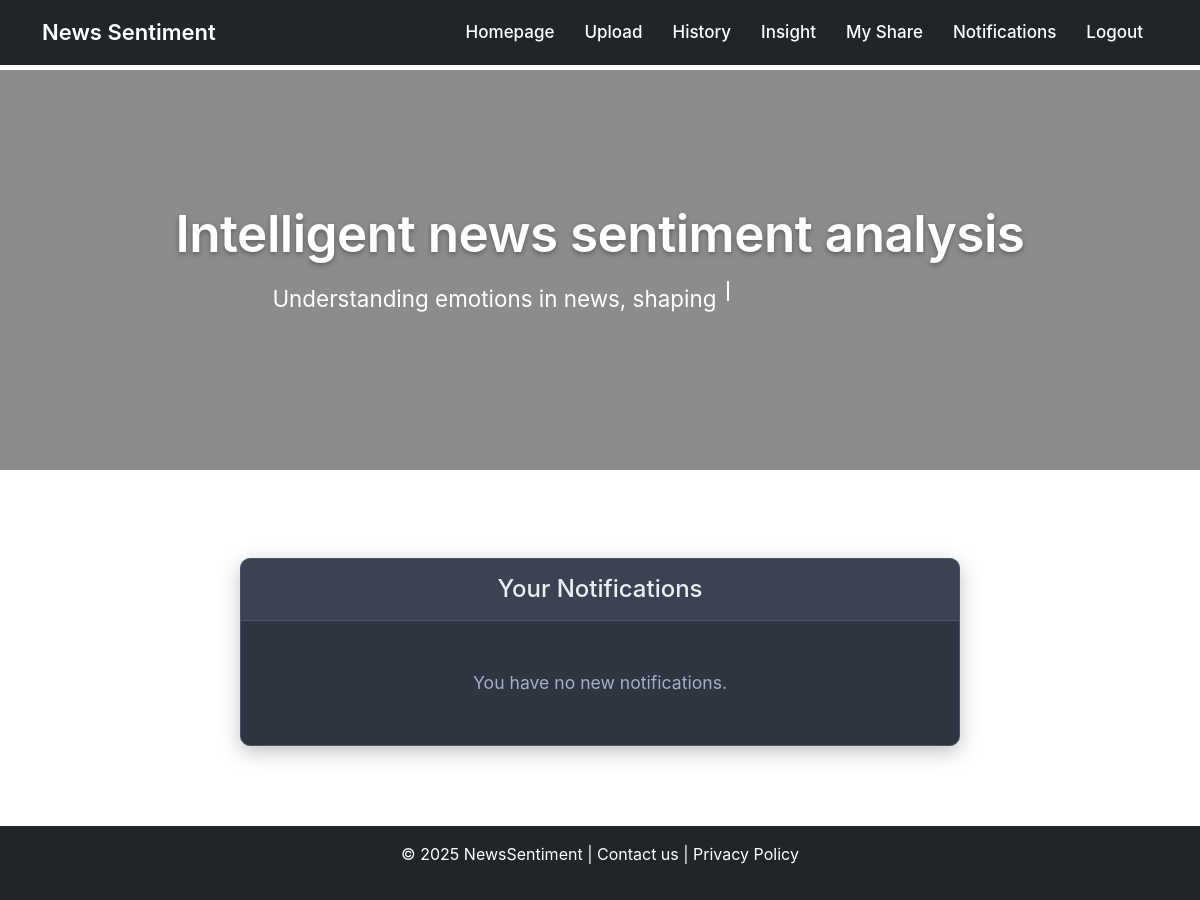
The page /notifications/notifications (signed in) on the database as committed earlier.
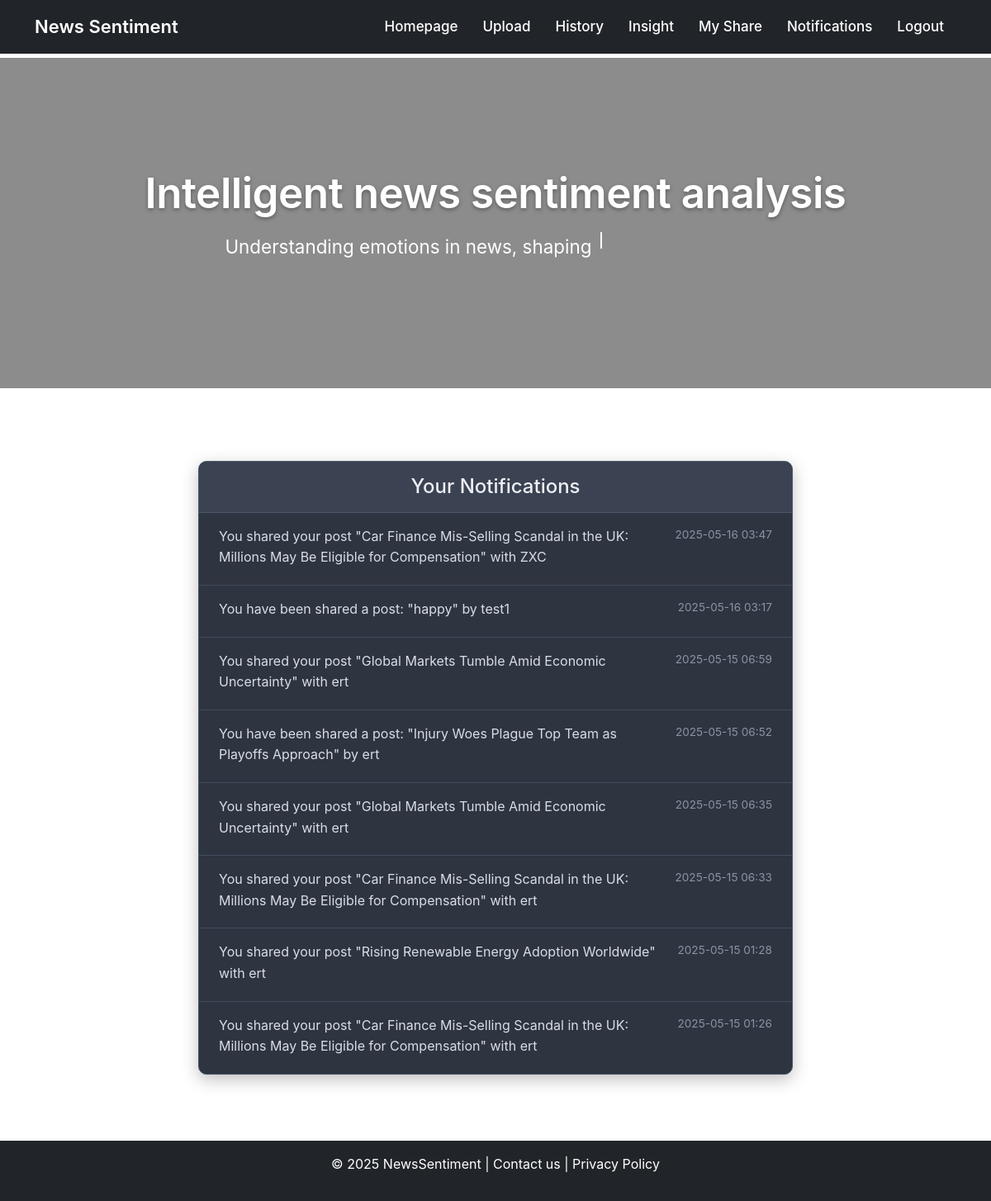
The same page on the database as committed later.
### app/models.py (models this page shows, shortened)
class Notification(db.Model):
    id = db.Column(db.Integer, primary_key=True)
    user_id = db.Column(db.Integer, db.ForeignKey('user.id'), index=True)
    message = db.Column(db.String(256))
    timestamp = db.Column(db.DateTime, default=datetime.utcnow)
    is_read = db.Column(db.Boolean, default=False)
    user = db.relationship('User', backref='notifications')

### app/routes/notification_routes.py (the view)
@notify_bp.route("/notifications")
@login_required
def notifications():
    notifications = Notification.query.filter_by(user_id=current_user.id).order_by(Notification.timestamp.desc()).all()
    return render_template("notifications.html", notifications=notifications)

### app/models.py (called while the page is built)
@login.user_loader
def load_user(id):
    return db.session.get(User, int(id))

### app/templates/notifications.html (shortened to what this page needs)
{% extends "base.html" %}
{% block content %}
<div class="container mt-5 mb-5">
    <div class="row justify-content-center">
        <div class="col-md-10 col-lg-8">
            <div class="card notifications-card">
                <div class="card-header notifications-card-header text-center">
                    <h2 class="mb-0">Your Notifications</h2>
                </div>
                <div class="card-body p-0">
                    {% if notifications %}
                        <ul class="list-group list-group-flush">
                            {% for notif in notifications %}
                            <li class="list-group-item notification-item {% if not notif.is_read %}notification-item-unread{% endif %}">
                                <div class="d-flex w-100 justify-content-between">
                                    <p class="mb-1 notification-message">{{ notif.message }}</p>
                                    <small class="notification-timestamp">{{ notif.timestamp.strftime('%Y-%m-%d %H:%M') }}</small>
                                </div>
                            </li>
                            {% endfor %}
                        </ul>
                    {% else %}
                        <div class="text-center p-4 no-notifications-message">
                            <p class="mb-0">You have no new notifications.</p>
                        </div>
                    {% endif %}
                </div>
            </div>
        </div>
    </div>
</div>
{% endblock %}

### app/templates/base.html (shortened to what this page needs)
<!doctype html>
<html lang="en" class="h-100">
<head>
    <link href="https://cdn.jsdelivr.net/npm/bootstrap@5.3.2/dist/css/bootstrap.min.css" rel="stylesheet">
    <link rel="stylesheet" href="{{ url_for('static', filename='css/homepage.css') }}">
<body>
    <nav class="navbar navbar-expand-lg navbar-dark bg-dark fixed-top">
        <div class="container">
            <a class="navbar-brand text-white" href="{{ url_for('main.index') }}">News Sentiment</a>
            <div class="collapse navbar-collapse" id="navbarNav">
                <ul class="navbar-nav ms-auto">
                    <li class="nav-item">
                        <a class="nav-link text-white" href="{{ url_for('main.index') }}">Homepage</a>
                    </li>
                    {% if current_user.is_authenticated %}
                    <li class="nav-item">
                        <a class="nav-link text-white" href="{{ url_for('upload.upload') }}">Upload</a>
                    </li>
                    <li class="nav-item">
                        <a class="nav-link text-white" href="{{ url_for('history.history') }}">History</a>
                    </li>
                    <li class="nav-item">
                        <a class="nav-link text-white"
                            href="{{ url_for('user.user_profile', username=current_user.username) }}">Insight</a>
                    </li>
                    <li class="nav-item">
                        <a class="nav-link text-white" href="{{ url_for('share.share') }}">My Share</a>
                    </li>
                    <li class="nav-item position-relative">
                        <a class="nav-link text-white" href="{{ url_for('notify.notifications') }}">
                            Notifications
                            {% set unread_count = current_user.notifications|selectattr('is_read', 'equalto',
                            False)|list|length %}
                        </a>
                    </li>
                    <li class="nav-item">
                        <a class="nav-link text-white" href="{{ url_for('auth.logout') }}">Logout</a>
                    </li>
                    {% endif %}
                </ul>
            </div>
        </div>
    </nav>
    <section class="hero-section">
        <div class="hero-overlay">
            <div class="hero-content">
                <h1>Intelligent news sentiment analysis</h1>
                <p id="typing-text" class="mt-3 text-white" style="min-height: 40px;">
                    <span id="cursor">&nbsp;</span>
                </p>
            </div>
        </div>
    </section>
    <div class="container mt-4">
        {% block content %}{% endblock %}
    </div>
    {% block footer %}
    <footer class="bg-dark text-white text-center p-3">
        <p>© 2025 NewsSentiment | Contact us | Privacy Policy</p>
    </footer>
    {% endblock %}
</body>
</html>

### app/static/css/homepage.css (style rules this page uses)
body { font-family: -apple-system, BlinkMacSystemFont, 'Segoe UI', Roboto, Helvetica, Arial, sans-serif, 'Apple Color Emoji', 'Segoe UI Emoji', 'Segoe UI Symbol'; margin: 0; -webkit-font-smoothing: antialiased; -moz-osx-font-smoothing: grayscale; line-height: 1.6; background-image: url('../images/background.jpg'); background-attachment: fixed; background-size: cover; background-position: center center; background-repeat: no-repeat; padding-top: 70px; min-height: 100vh; display: flex; flex-direction: column; }
a { color: #007aff; text-decoration: none; transition: color 0.25s ease; }
.navbar.fixed-top { padding: 10px 25px; font-family: -apple-system, BlinkMacSystemFont, 'Segoe UI', Roboto, Helvetica, Arial, sans-serif; backdrop-filter: blur(8px); -webkit-backdrop-filter: blur(8px); }
.navbar.fixed-top .navbar-brand { font-size: 22px; font-weight: 600; transition: color 0.3s ease, transform 0.3s ease; }
.navbar.fixed-top .nav-item .nav-link { font-size: 17px; font-weight: 500; position: relative; padding: 8px 15px; transition: color 0.25s ease, background-color 0.25s ease; border-radius: 6px; }
.hero-section { width: 100%; height: 50vh; display: flex; align-items: center; justify-content: center; position: relative; overflow: hidden; color: white; }
.hero-overlay { position: absolute; top: 0; left: 0; width: 100%; height: 100%; background: rgba(0, 0, 0, 0.45); display: flex; align-items: center; justify-content: center; }
.hero-content { text-align: center; padding: 20px; opacity: 0; transform: translateY(20px); animation: fadeInSlideUp 1s 0.3s ease-out forwards; }
.hero-content h1 { font-size: 3.2em; font-weight: 600; letter-spacing: -0.5px; text-shadow: 0 2px 5px rgba(0,0,0,0.35); }
.hero-content p { font-size: 1.4em; margin-top: 20px; font-weight: 400; max-width: 650px; line-height: 1.65; }
#cursor { display: inline-block; width: 2px; height: 0.9em; background-color: white; animation: blink 1s steps(1, end) infinite; margin-left: 4px; vertical-align: baseline; }
.notifications-card { background-color: #2E3440; border: 1px solid #4C566A; border-radius: 10px; box-shadow: 0 6px 20px rgba(0, 0, 0, 0.25); color: #D8DEE9; margin-bottom: 2rem; }
.notifications-card .notifications-card-header { background-color: #3B4252; color: #ECEFF4; padding: 1rem 1.5rem; border-bottom: 1px solid #4C566A; border-top-left-radius: calc(10px - 1px); border-top-right-radius: calc(10px - 1px); }
.notifications-card .notifications-card-header h2 { font-size: 1.5rem; font-weight: 500; }
.notifications-card .list-group-flush .list-group-item { background-color: transparent; border-color: #434C5E; padding: 1rem 1.5rem; }
.notifications-card .list-group-flush:last-child .list-group-item:last-child { border-bottom: 0; }
.notification-item .notification-message { color: #D8DEE9; flex-grow: 1; padding-right: 1rem; }
.notification-item .notification-timestamp { color: #8A94A3; font-size: 0.85em; white-space: nowrap; }

Rows that differ between the two databases and show on the page:
added Notification: message "You shared your post \"Car Finance Mis-Selling Scandal in the UK: Millions May Be Eligible for Compensation\" with ZXC", timestamp "2025-05-16 03:47"
added Notification: message "You have been shared a post: \"happy\" by test1", timestamp "2025-05-16 03:17"
added Notification: message "You shared your post \"Global Markets Tumble Amid Economic Uncertainty\" with ert", timestamp "2025-05-15 06:59"
added Notification: message "You have been shared a post: \"Injury Woes Plague Top Team as Playoffs Approach\" by ert", timestamp "2025-05-15 06:52"
added Notification: message "You shared your post \"Global Markets Tumble Amid Economic Uncertainty\" with ert", timestamp "2025-05-15 06:35"
added Notification: message "You shared your post \"Car Finance Mis-Selling Scandal in the UK: Millions May Be Eligible for Compensation\" with ert", timestamp "2025-05-15 06:33"
added Notification: message "You shared your post \"Rising Renewable Energy Adoption Worldwide\" with ert", timestamp "2025-05-15 01:28"
added Notification: message "You shared your post \"Car Finance Mis-Selling Scandal in the UK: Millions May Be Eligible for Compensation\" with ert", timestamp "2025-05-15 01:26"
Other text that changed with them:
text no longer shown: "You have no new notifications."
